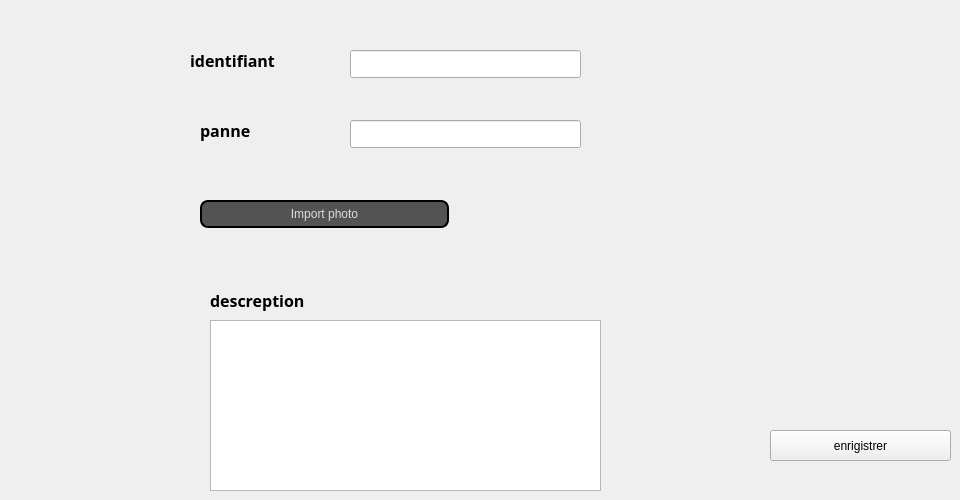
          <widget class="QWidget" name="tab">
           <attribute name="title">
            <string notr="true">Panne</string>
           </attribute>
           <widget class="QPushButton" name="statsmed">
            <property name="geometry">
             <rect>
              <x>770</x>
              <y>430</y>
              <width>181</width>
              <height>31</height>
             </rect>
            </property>
            <property name="text">
             <string>enrigistrer</string>
            </property>
           </widget>
           <widget class="QLineEdit" name="lineEdit_7">
            <property name="geometry">
             <rect>
              <x>350</x>
              <y>50</y>
              <width>231</width>
              <height>28</height>
             </rect>
            </property>
           </widget>
           <widget class="QLabel" name="label_15">
            <property name="geometry">
             <rect>
              <x>190</x>
              <y>50</y>
              <width>151</width>
              <height>21</height>
             </rect>
            </property>
            <property name="font">
             <font>
              <family>Sitka Display</family>
              <pointsize>12</pointsize>
              <bold>true</bold>
             </font>
            </property>
            <property name="text">
             <string>identifiant</string>
            </property>
           </widget>
           <widget class="QLabel" name="label_35">
            <property name="geometry">
             <rect>
              <x>200</x>
              <y>120</y>
              <width>151</width>
              <height>21</height>
             </rect>
            </property>
            <property name="font">
             <font>
              <family>Sitka Display</family>
              <pointsize>12</pointsize>
              <bold>true</bold>
             </font>
            </property>
            <property name="text">
             <string>panne</string>
            </property>
           </widget>
           <widget class="QPushButton" name="ImportPDF_3">
            <property name="geometry">
             <rect>
              <x>200</x>
              <y>200</y>
              <width>249</width>
              <height>28</height>
             </rect>
            </property>
            <property name="styleSheet">
             <string notr="true">QPushButton {
color: #dcdcdc;
background:#535353;
border: none;
font-size:12px;
font-family:Arial, Helvetica, sans-serif;
border: 2px solid ;
border-radius: 8px;
}
QPushButton:hover {
color:#fff;
	background-color: rgb(0, 0, 127);
border: none;
}
</string>
            </property>
            <property name="text">
             <string>Import photo</string>
            </property>
            <property name="icon">
             <iconset>
              <normaloff>:/import.png</normaloff>:/import.png</iconset>
            </property>
            <property name="iconSize">
             <size>
              <width>30</width>
              <height>20</height>
             </size>
            </property>
           </widget>
           <widget class="QLineEdit" name="lineEdit_8">
            <property name="geometry">
             <rect>
              <x>350</x>
              <y>120</y>
              <width>231</width>
              <height>28</height>
             </rect>
            </property>
           </widget>
           <widget class="QLabel" name="label_36">
            <property name="geometry">
             <rect>
              <x>210</x>
              <y>290</y>
              <width>151</width>
              <height>21</height>
             </rect>
            </property>
            <property name="font">
             <font>
              <family>Sitka Display</family>
              <pointsize>12</pointsize>
              <bold>true</bold>
             </font>
            </property>
            <property name="text">
             <string>descreption</string>
            </property>
           </widget>
           <widget class="QPlainTextEdit" name="plainTextEdit">
            <property name="geometry">
             <rect>
              <x>210</x>
              <y>320</y>
              <width>391</width>
              <height>171</height>
             </rect>
            </property>
           </widget>
          </widget>
